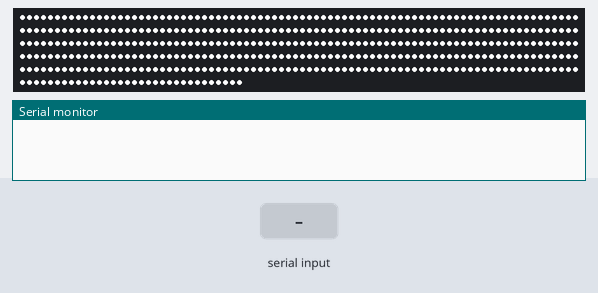
A sketch run on a simulated Arduino Uno, built with avr-gcc and run on an emulated ATmega328P. Parts: 432 RGB LEDs in strip order, left to right, continuing on the next row, the last lines printed to the serial monitor. The inputs (shaded band) are chosen by the test bench. Dim RGB values are drawn brighter than linear.

Above: at 1.2 s.
1.3 s: "surprise\n" received over Serial
At 3.5 s:
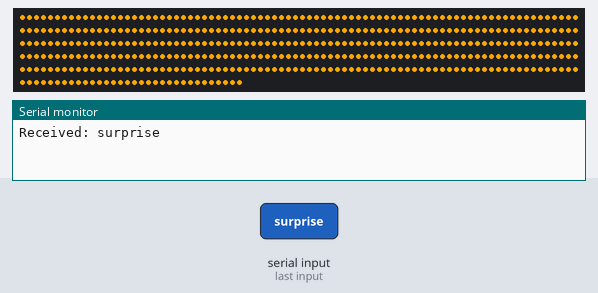
4.3 s: "fear\n" received over Serial
At 7.0 s:
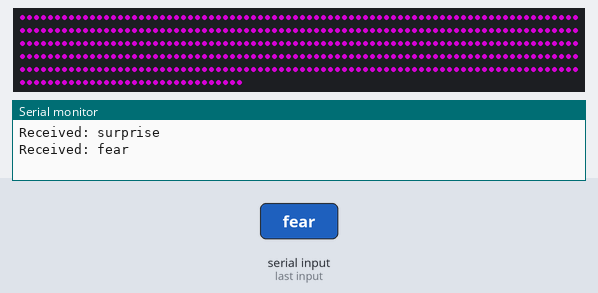
7.3 s: "disgust\n" received over Serial
At 9.4 s:
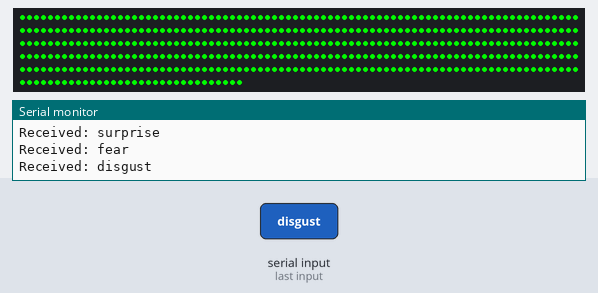
10.3 s: "sad\n" received over Serial
At 12.9 s:
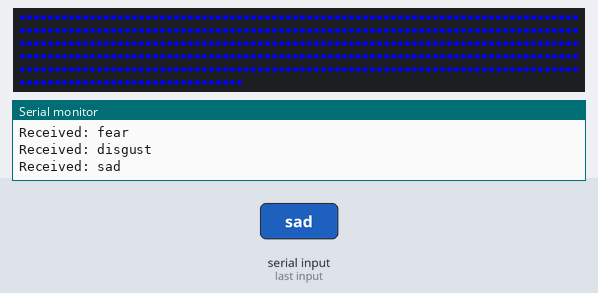
13.3 s: "angry\n" received over Serial
At 15.3 s:
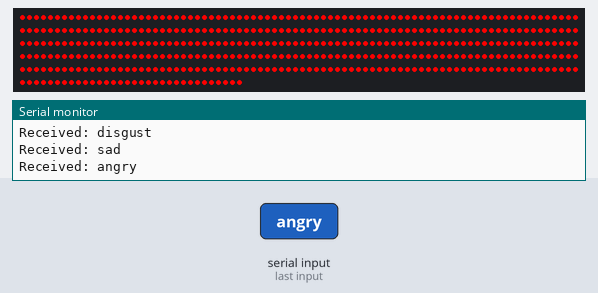
15.7 s: "neutral\n" received over Serial
At 16.82 s:
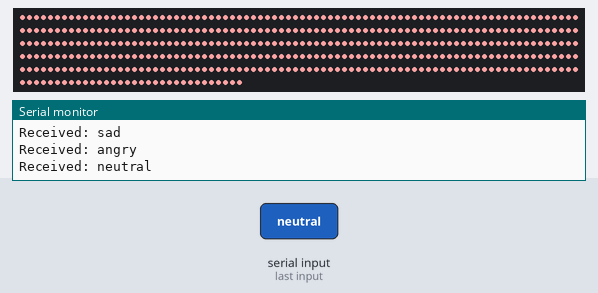
Timing chart, 0 to 18.7 s (numbered marks = the images above; inputs shaded):
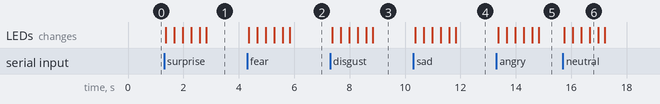

The sketch:

arduino_led.ino
```cpp
#include <FastLED.h>
#include <WString.h> // For String class, though often included by default

// --- 燈條定義 ---
#define NUM_LEDS 432     // PIN 6 漸變燈條的 LED 數量
#define DATA_PIN 6      // PIN 6 (漸變燈條)

// --- CRGB 陣列定義 ---
CRGB leds[NUM_LEDS];

// Define emotion colors as constants
const CRGB COLOR_ANGRY = CRGB(255, 0, 0);       // Red
const CRGB COLOR_FEAR = CRGB(128, 0, 128);      // Purple
const CRGB COLOR_NEUTRAL = CRGB(255, 255, 255); // White
const CRGB COLOR_SAD = CRGB(0, 0, 255);         // Blue
const CRGB COLOR_DISGUST = CRGB(0, 255, 0);     // Green
const CRGB COLOR_HAPPY = CRGB(255, 255, 0);     // Yellow
const CRGB COLOR_SURPRISE = CRGB(255, 165, 0);  // Orange

// Global variables for color transition
CRGB currentColor = COLOR_NEUTRAL; // Start with neutral
CRGB targetColor = COLOR_NEUTRAL;
CRGB startColor = COLOR_NEUTRAL;
unsigned long transitionStartTime = 0;
const unsigned long transitionDuration = 1500; // 1.5 seconds (1500 milliseconds)

void setup() {
  // --- 註冊所有 LED 燈條 ---
  FastLED.addLeds<WS2812B, DATA_PIN, GRB>(leds, NUM_LEDS);
  FastLED.setBrightness(255); // Set maximum brightness

  Serial.begin(115200); // Initialize serial communication at 115200 baud
  Serial.setTimeout(2000); // Set a timeout of 2000ms for serial reading functions
  while (!Serial) {
    ; // Wait for serial port to connect. Needed for native USB port only
  }

  // Initialize all LEDs to the neutral color
  fill_solid(leds, NUM_LEDS, currentColor);
  FastLED.show();
}

void loop() {
  // Handle incoming serial data
  if (Serial.available()) {
    String emotion = Serial.readStringUntil('\n');
    emotion.trim(); // Remove any leading/trailing whitespace

    // Convert emotion to lowercase for case-insensitive matching
    emotion.toLowerCase();

    // Determine targetColor based on emotion string using if-else if
    CRGB newTargetColor;
    bool emotionRecognized = true;

    if (emotion == "angry") {
      newTargetColor = COLOR_ANGRY; // Red
    } else if (emotion == "fear") {
      newTargetColor = COLOR_FEAR; // Purple
    } else if (emotion == "neutral") {
      newTargetColor = COLOR_NEUTRAL; // White
    } else if (emotion == "sad") {
      newTargetColor = COLOR_SAD; // Blue
    } else if (emotion == "disgust") {
      newTargetColor = COLOR_DISGUST; // Green
    } else if (emotion == "happy") {
      newTargetColor = COLOR_HAPPY; // Yellow
    } else if (emotion == "surprise") {
      newTargetColor = COLOR_SURPRISE; // Orange
    } else {
      Serial.print("Unknown emotion received: ");
      Serial.println(emotion);
      // try to use partual data to guess the emotion
      if (emotion[0] == 'a') {
        newTargetColor = COLOR_ANGRY; // Red
        Serial.println("guessed from partial: angry");
      }
      else if (emotion[0] == 'f') {
        newTargetColor = COLOR_FEAR; // Purple
        Serial.println("guessed from partial: fear");
      }
      else if (emotion[0] == 'n') {
        newTargetColor = COLOR_NEUTRAL; // White
        Serial.println("guessed from partial: neutral");
      }
      else if (emotion[0] == 's') {
        if (emotion.length() > 1 && emotion[1] == 'a') {
          newTargetColor = COLOR_SAD; // Blue
          Serial.println("guessed from partial: sad");
        }
        else if (emotion.length() > 1 && emotion[1] == 'u') {
          newTargetColor = COLOR_SURPRISE;
          Serial.println("guessed from partial: surprise");
        }
      }
      else if (emotion[0] == 'd') {
        newTargetColor = COLOR_DISGUST; // Green
        Serial.println("guessed from partial: disgust");
      }
      else if (emotion[0] == 'h') {
        newTargetColor = COLOR_HAPPY; // Yellow
        Serial.println("guessed from partial: happy");
      }
      else {
        emotionRecognized = false;
      }
    }

    if (emotionRecognized) {
      // A new valid emotion is received, start a new transition
      startColor = currentColor; // Current color becomes the start of the new transition
      targetColor = newTargetColor;
      transitionStartTime = millis(); // Reset the transition timer
      Serial.print("Received: "); // Echo back the received emotion
      Serial.println(emotion);
    }
  }

  // Handle color transition
  unsigned long currentTime = millis();
  unsigned long elapsedTime = currentTime - transitionStartTime;

  if (elapsedTime < transitionDuration) {
    // Transition is active
    // Calculate progress as a float from 0.0 to 1.0
    float progress = (float)elapsedTime / transitionDuration;
    // FastLED's blend function takes fract8 (0-255) for amount
    currentColor = blend(startColor, targetColor, (uint8_t)(progress * 255));
  } else {
    // Transition is complete or not active, ensure we are at the target color
    currentColor = targetColor;
  }

  // Update all LEDs with the current color
  fill_solid(leds, NUM_LEDS, currentColor);

  // Show the updated colors on the LED strip
  FastLED.show();

  // Small delay to prevent busy-waiting and allow serial buffer to fill
  // and other background tasks to run. Adjust as needed.
  delay(10);
}
```
